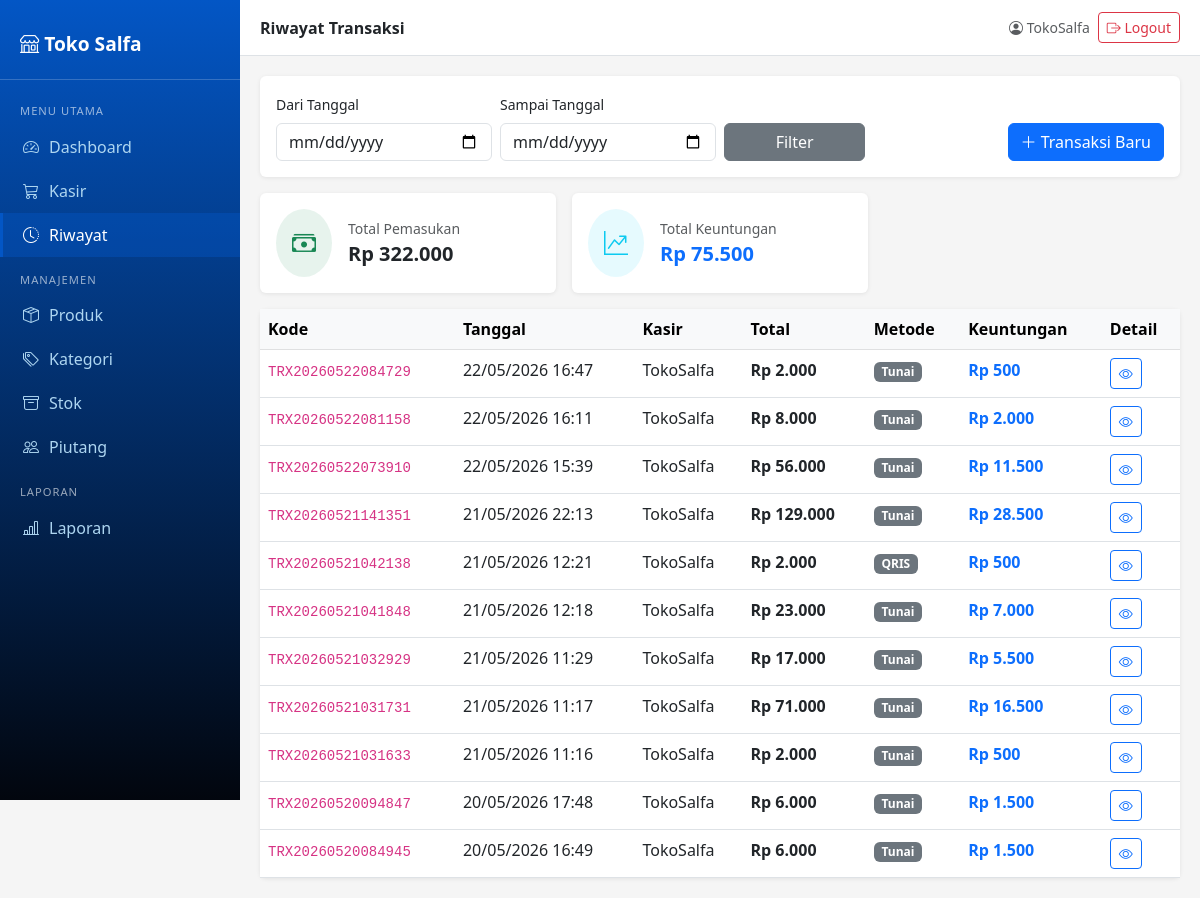
/kasir/riwayat/ (signed in), run on the app's committed database.
### kasir/models.py (models this page shows, shortened)
class Transaksi(models.Model):
    METODE_BAYAR = [
        ('tunai', 'Tunai'),
        ('transfer', 'Transfer'),
        ('qris', 'QRIS'),
        ('piutang', 'Piutang'),
    ]
    STATUS = [
        ('selesai', 'Selesai'),
        ('batal', 'Dibatalkan'),
    ]
    kasir = models.ForeignKey(User, on_delete=models.SET_NULL, null=True)
    kode_transaksi = models.CharField(max_length=20, unique=True)
    tanggal = models.DateTimeField(auto_now_add=True)
    total = models.DecimalField(max_digits=12, decimal_places=0, default=0)
    bayar = models.DecimalField(max_digits=12, decimal_places=0, default=0)
    kembalian = models.DecimalField(max_digits=12, decimal_places=0, default=0)
    metode_bayar = models.CharField(max_length=20, choices=METODE_BAYAR, default='tunai')
    status = models.CharField(max_length=10, choices=STATUS, default='selesai')
    alasan_batal = models.TextField(blank=True)
    class Meta:
        verbose_name_plural = "Transaksi"

### kasir/views.py (the view)
# urls.py: path('riwayat/', views.riwayat_transaksi, name='riwayat'),
@login_required
def riwayat_transaksi(request):
    transaksi, dari, sampai = get_transaksi_filter(request)
    data_transaksi = []
    for t in transaksi:
        detail = t.detail.select_related('produk').all()
        keuntungan = sum((d.harga_satuan - d.produk.harga_beli) * d.jumlah for d in detail)
        data_transaksi.append({'obj': t, 'keuntungan': keuntungan})
    total_omzet = sum(d['obj'].total for d in data_transaksi)
    total_keuntungan = sum(d['keuntungan'] for d in data_transaksi)
    return render(request, 'kasir/riwayat.html', {
        'data_transaksi': data_transaksi,
        'dari': dari,
        'sampai': sampai,
        'total_omzet': total_omzet,
        'total_keuntungan': total_keuntungan,
    })

### kasir/views.py (called while the page is built)
def get_transaksi_filter(request):
    dari = request.GET.get('dari')
    sampai = request.GET.get('sampai')
    transaksi = Transaksi.objects.select_related('kasir').order_by('-tanggal')
    if dari:
        transaksi = transaksi.filter(tanggal__date__gte=dari)
    if sampai:
        transaksi = transaksi.filter(tanggal__date__lte=sampai)
    return transaksi, dari, sampai

### produk/templatetags/format_rupiah.py (called while the page is built)
@register.filter
def rupiah(value):
    try:
        value = int(value)
        return f"Rp {value:,}".replace(',', '.')
    except (ValueError, TypeError):
        return value

### templates/kasir/riwayat.html (shortened to what this page needs)
{% extends 'base.html' %}
{% load format_rupiah %}
{% block page_title %}Riwayat Transaksi{% endblock %}
{% block content %}
<div class="card mb-3">
  <div class="card-body">
    <form method="get" class="row g-2 align-items-end">
      <div class="col-md-3">
        <label class="form-label small">Dari Tanggal</label>
        <input type="date" name="dari" class="form-control" value="{{ dari }}">
      </div>
      <div class="col-md-3">
        <label class="form-label small">Sampai Tanggal</label>
        <input type="date" name="sampai" class="form-control" value="{{ sampai }}">
      </div>
      <div class="col-md-2">
        <button type="submit" class="btn btn-secondary w-100">Filter</button>
      </div>
      <div class="col-md-4 text-end">
        <a href="{% url 'kasir:kasir' %}" class="btn btn-primary">
          <i class="bi bi-plus-lg"></i> Transaksi Baru
        </a>
      </div>
    </form>
  </div>
</div>
<div class="row g-3 mb-3">
  <div class="col-md-4">
    <div class="card border-success">
      <div class="card-body d-flex align-items-center gap-3">
        <div class="rounded-circle bg-success bg-opacity-10 p-3">
          <i class="bi bi-cash-stack fs-4 text-success"></i>
        </div>
        <div>
          <div class="text-muted small">Total Pemasukan</div>
          <div class="fs-5 fw-bold">{{ total_omzet|rupiah }}</div>
        </div>
      </div>
    </div>
  </div>
  <div class="col-md-4">
    <div class="card border-info">
      <div class="card-body d-flex align-items-center gap-3">
        <div class="rounded-circle bg-info bg-opacity-10 p-3">
          <i class="bi bi-graph-up-arrow fs-4 text-info"></i>
        </div>
        <div>
          <div class="text-muted small">Total Keuntungan</div>
          <div class="fs-5 fw-bold text-primary">{{ total_keuntungan|rupiah }}</div>
        </div>
      </div>
    </div>
  </div>
</div>
<div class="card">
  <div class="card-body p-0">
    <table class="table table-hover mb-0">
      <thead class="table-light">
        <tr>
          <th>Kode</th>
          <th>Tanggal</th>
          <th>Kasir</th>
          <th>Total</th>
          <th>Metode</th>
          <th>Keuntungan</th>
          <th>Detail</th>
        </tr>
      </thead>
      <tbody>
        {% for d in data_transaksi %}
        <tr>
          <td><code>{{ d.obj.kode_transaksi }}</code></td>
          <td>{{ d.obj.tanggal|date:"d/m/Y H:i" }}</td>
          <td>{{ d.obj.kasir.username|default:"-" }}</td>
          <td class="fw-semibold">{{ d.obj.total|rupiah }}</td>
          <td><span class="badge bg-secondary">{{ d.obj.get_metode_bayar_display }}</span></td>
          <td class="text-primary fw-semibold">{{ d.keuntungan|rupiah }}</td>
          <td>
            <a href="{% url 'kasir:detail' d.obj.pk %}" class="btn btn-sm btn-outline-primary">
              <i class="bi bi-eye"></i>
            </a>
          </td>
        </tr>
        {% empty %}
        <tr>
          <td colspan="7" class="text-center text-muted py-4">Belum ada transaksi</td>
        </tr>
        {% endfor %}
      </tbody>
    </table>
  </div>
</div>
{% endblock %}

### templates/base.html (shortened to what this page needs)
<!DOCTYPE html>
<html lang="id">
<head>
  <link href="https://cdn.jsdelivr.net/npm/bootstrap@5.3.0/dist/css/bootstrap.min.css" rel="stylesheet">
  <link href="https://cdn.jsdelivr.net/npm/bootstrap-icons@1.11.0/font/bootstrap-icons.css" rel="stylesheet">
</head>
<body>
<div class="sidebar" id="sidebar">
  <div class="brand">
    <i class="bi bi-shop"></i> Toko Salfa
  </div>
  <nav class="mt-2">
    <div class="nav-section">Menu Utama</div>
    <a href="{% url 'dashboard' %}" class="nav-link {% if request.resolver_match.url_name == 'dashboard' %}active{% endif %}">
      <i class="bi bi-speedometer2"></i> Dashboard
    </a>
    <a href="{% url 'kasir:kasir' %}" class="nav-link {% if request.resolver_match.url_name == 'kasir' %}active{% endif %}">
      <i class="bi bi-cart3"></i> Kasir
    </a>
    <a href="{% url 'kasir:riwayat' %}" class="nav-link {% if request.resolver_match.url_name == 'riwayat' or request.resolver_match.url_name == 'detail' or request.resolver_match.url_name == 'batal' %}active{% endif %}">
      <i class="bi bi-clock-history"></i> Riwayat
    </a>
    <div class="nav-section">Manajemen</div>
    <a href="{% url 'produk:list' %}" class="nav-link {% if request.resolver_match.url_name == 'list' and request.resolver_match.namespace == 'produk' %}active{% endif %}">
      <i class="bi bi-box-seam"></i> Produk
    </a>
    <a href="{% url 'produk:kategori' %}" class="nav-link {% if request.resolver_match.url_name == 'kategori' %}active{% endif %}">
      <i class="bi bi-tags"></i> Kategori
    </a>
    <a href="{% url 'stok:list' %}" class="nav-link {% if 'stok' in request.resolver_match.namespace %}active{% endif %}">
      <i class="bi bi-archive"></i> Stok
    </a>
    <a href="{% url 'piutang:list' %}" class="nav-link {% if 'piutang' in request.resolver_match.namespace %}active{% endif %}">
      <i class="bi bi-people"></i> Piutang
    </a>
    <div class="nav-section">Laporan</div>
    <a href="{% url 'laporan:dashboard' %}" class="nav-link {% if 'laporan' in request.resolver_match.namespace %}active{% endif %}">
      <i class="bi bi-bar-chart-line"></i> Laporan
    </a>
  </nav>
</div>
<div class="main-content">
  <div class="topbar">
    <div class="d-flex align-items-center">
      <span class="fw-semibold">{% block page_title %}Dashboard{% endblock %}</span>
    </div>
    <div class="d-flex align-items-center gap-2">
      <span class="text-muted small d-none d-md-inline">
        <i class="bi bi-person-circle"></i> {{ request.user.username }}
      </span>
      <form method="post" action="{% url 'logout' %}" class="d-inline">
        <button type="submit" class="btn btn-sm btn-outline-danger"
                onclick="return confirm('Yakin ingin keluar?')">
          <i class="bi bi-box-arrow-right"></i>
          <span class="d-none d-md-inline">Logout</span>
        </button>
      </form>
    </div>
  </div>
  {% block content %}{% endblock %}
</div>
</body>
</html>

### templates/base.html (style rules this page uses)
body { background-color: #f5f5f5; }
.sidebar { min-height: 100vh; background: linear-gradient(180deg, #0356C5 0%, #02060E 100%); width: 240px; position: fixed; top: 0; left: 0; padding-top: 20px; z-index: 1040; transition: transform 0.3s ease; }
.sidebar .brand { color: white; font-size: 1.2rem; font-weight: bold; padding: 10px 20px 20px; border-bottom: 1px solid rgba(255, 255, 255, 0.2); }
.sidebar .nav-link { color: #aed6f1; padding: 10px 20px; display: flex; align-items: center; gap: 10px; border-left: 3px solid transparent; }
.sidebar .nav-link:hover, .sidebar .nav-link.active { background: rgba(3, 86, 197, 0.4); color: white; border-left: 3px solid #0356C5; }
.sidebar .nav-section { color: rgba(255, 255, 255, 0.6); font-size: 0.7rem; text-transform: uppercase; padding: 15px 20px 5px; letter-spacing: 1px; }
.main-content { margin-left: 240px; padding: 20px; transition: margin-left 0.3s ease; }
.topbar { background: white; padding: 12px 20px; margin: -20px -20px 20px; border-bottom: 1px solid #dee2e6; display: flex; justify-content: space-between; align-items: center; }
.card { border: none; box-shadow: 0 1px 4px rgba(0,0,0,0.08); }

### data on the page
Transaksi: obj.kode_transaksi "TRX20260522084729", obj.tanggal "22/05/2026 16:47", obj.kasir.username "TokoSalfa", obj.total|rupiah "Rp 2.000", obj.metode_bayar "Tunai", keuntungan|rupiah "Rp 500"
Transaksi: obj.kode_transaksi "TRX20260522081158", obj.tanggal "22/05/2026 16:11", obj.kasir.username "TokoSalfa", obj.total|rupiah "Rp 8.000", obj.metode_bayar "Tunai", keuntungan|rupiah "Rp 2.000"
Transaksi: obj.kode_transaksi "TRX20260522073910", obj.tanggal "22/05/2026 15:39", obj.kasir.username "TokoSalfa", obj.total|rupiah "Rp 56.000", obj.metode_bayar "Tunai", keuntungan|rupiah "Rp 11.500"
Transaksi: obj.kode_transaksi "TRX20260521141351", obj.tanggal "21/05/2026 22:13", obj.kasir.username "TokoSalfa", obj.total|rupiah "Rp 129.000", obj.metode_bayar "Tunai", keuntungan|rupiah "Rp 28.500"
Transaksi: obj.kode_transaksi "TRX20260521042138", obj.tanggal "21/05/2026 12:21", obj.kasir.username "TokoSalfa", obj.total|rupiah "Rp 2.000", obj.metode_bayar "QRIS", keuntungan|rupiah "Rp 500"
Transaksi: obj.kode_transaksi "TRX20260521041848", obj.tanggal "21/05/2026 12:18", obj.kasir.username "TokoSalfa", obj.total|rupiah "Rp 23.000", obj.metode_bayar "Tunai", keuntungan|rupiah "Rp 7.000"
Transaksi: obj.kode_transaksi "TRX20260521032929", obj.tanggal "21/05/2026 11:29", obj.kasir.username "TokoSalfa", obj.total|rupiah "Rp 17.000", obj.metode_bayar "Tunai", keuntungan|rupiah "Rp 5.500"
Transaksi: obj.kode_transaksi "TRX20260521031731", obj.tanggal "21/05/2026 11:17", obj.kasir.username "TokoSalfa", obj.total|rupiah "Rp 71.000", obj.metode_bayar "Tunai", keuntungan|rupiah "Rp 16.500"
Transaksi: obj.kode_transaksi "TRX20260521031633", obj.tanggal "21/05/2026 11:16", obj.kasir.username "TokoSalfa", obj.total|rupiah "Rp 2.000", obj.metode_bayar "Tunai", keuntungan|rupiah "Rp 500"
Transaksi: obj.kode_transaksi "TRX20260520094847", obj.tanggal "20/05/2026 17:48", obj.kasir.username "TokoSalfa", obj.total|rupiah "Rp 6.000", obj.metode_bayar "Tunai", keuntungan|rupiah "Rp 1.500"
Transaksi: obj.kode_transaksi "TRX20260520084945", obj.tanggal "20/05/2026 16:49", obj.kasir.username "TokoSalfa", obj.total|rupiah "Rp 6.000", obj.metode_bayar "Tunai", keuntungan|rupiah "Rp 1.500"

### other printed values
{{ request.user.username }} "TokoSalfa"
{{ total_omzet|rupiah }} "Rp 322.000"
{{ total_keuntungan|rupiah }} "Rp 75.500"
